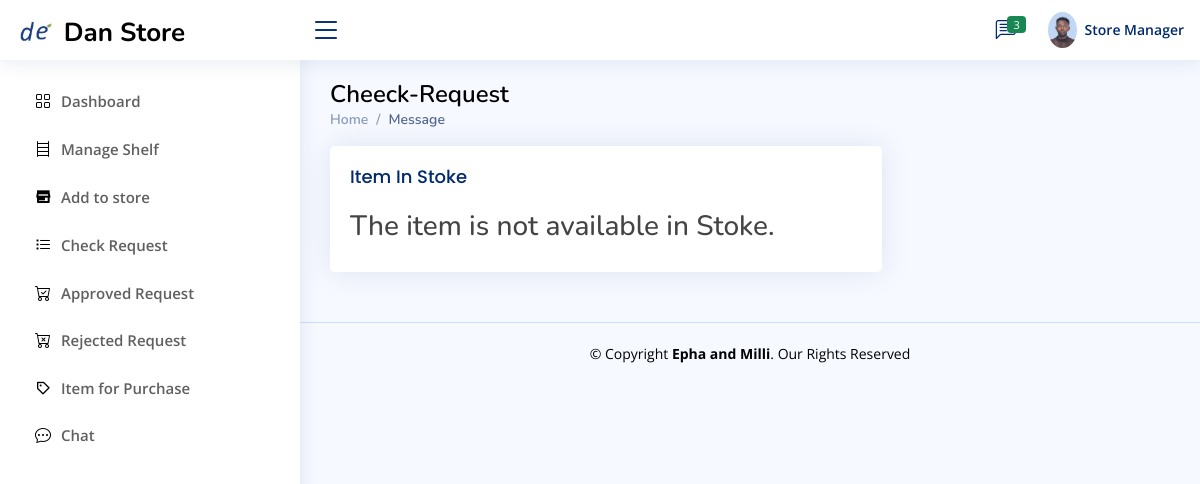
/Store_Manager/check-in-stok/computer (signed in), run on an earlier commit of the app's database.
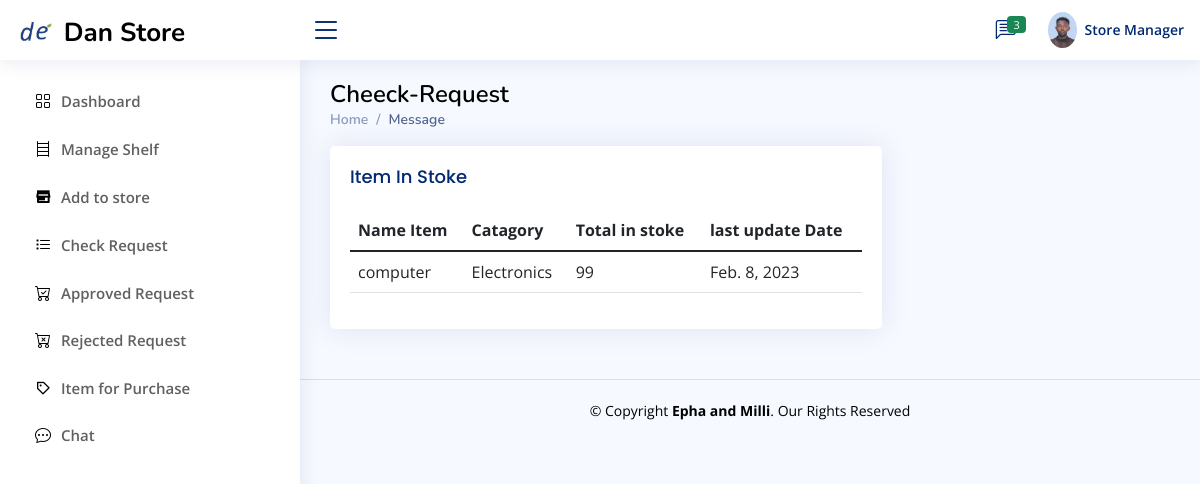
And on a later commit of the database.
### Store_manager/models.py (models this page shows)
class Item(models.Model):
    action_choice=(
        ('New_Add','New_Add'),
        ('Removed','Removed'),
    )
    Add_Reason=(
        ('Returned Material','Returned Material'),
        ('Gift','Gift'),
        ('Purchased','Purchased'),
        ('Other','Other'),
    )
    store=models.ForeignKey(allStore,null=True, on_delete=models.CASCADE)
    Catagory =models.ForeignKey(Catagory,null=True, on_delete=models.CASCADE)
    Order_Id =models.CharField(max_length=200,null=True,blank=True)
    item_name=models.CharField(max_length=200,null=True,blank=True)
    vender=models.CharField(max_length=200,null=True,blank=True)
    serial_No=models.CharField(max_length=200,null=True,blank=True)
    Reason=models.CharField(max_length=200,blank=True,null=True,choices=Add_Reason)
    Action=models.CharField(max_length=200,null=True,choices=action_choice)
    Approved=models.CharField(max_length=200,blank=True,null=True)
    created_date=models.DateField(auto_now_add=True,null=True)
    unit=models.CharField(max_length=200,null=True,blank=True)
    total_item_in_Stok = models.CharField(max_length=200, null=True, blank=True, default="0")
    add_by=models.CharField(max_length=200,null=True,blank=True)
    return_by=models.CharField(max_length=200,null=True,blank=True)
    last_update=models.DateField(auto_now_add=True,null=True)
    def __str__(self):
        return str(self.Catagory) + str('|') + str(self.id)

class Catagory(models.Model):
    Catagory_Name = models.CharField(max_length=200, null=True, blank=True)
    Type_of_Asset = models.CharField(max_length=200, null=True, blank=True)
    store=models.ForeignKey(allStore,null=True,blank=True,on_delete=models.CASCADE)
    def __str__(self):
        return str(self.Catagory_Name)

### Store_manager/views.py (the view)
# urls.py: path('check-in-stok/<str:Description>',views.check_in_stok,name="check-in-stok"),
def check_in_stok(request,Description):
    try:
        if request.user.groups.all()[0].name == 'Store_Manager':
            user_id=(request.user.id)
            user=User.objects.get(id=user_id)
            re_emp=employ.objects.get(user=user)
            req_item_inlower=Description.lower()
            req_item_inupper=Description.capitalize()
            try:
                order_item=Item.objects.filter(item_name=req_item_inlower)
            except ObjectDoesNotExist:
                try:
                    order_item=Item.objects.filter(item_name=req_item_inupper)
                except ObjectDoesNotExist:
                    order_item=None
            print(order_item)
            for item in order_item:
                print(item.item_name)
            context={
                'order_item':order_item,
                're_emp':re_emp,
            }
            return render(request,'Store_manager/cheeck_Request/check_in_soke.html',context)
        messages.error(request, 'Permission denied ')
        return redirect('log-out')
    except IndexError as e:
        messages.error(request, 'Login Before ')
        return redirect('log-out')

### Templates/Store_manager/cheeck_Request/check_in_soke.html
{% extends 'Store_manager/S_base.html'  %}
{% block store %}
<main id="main" class="main">
    <div class="pagetitle">
      <h1 style="color: black">Cheeck-Request</h1>
      <nav>
        <ol class="breadcrumb">
          <li class="breadcrumb-item"><a href="index.html">Home</a></li>
          <li class="breadcrumb-item active">Message</li>
        </ol>
      </nav>
    </div>
    <section class="section">
        <div class="row">
          <div class="col-lg-8">
            <div class="card">
                <div class="card-body">
                  <h5 class="card-title">Item In Stoke</h5>
                {% if order_item %}
                  <table class="table">
                    <thead>
                      <tr>
                        <th scope="col">Name Item</th>
                        <th scope="col">Catagory</th>
                        <th scope="col">Total in stoke</th>
                        <th scope="col">last update Date</th>
                      </tr>
                    </thead>
                    <tbody>
                     {% for item in order_item %}
                      <tr>
                        <td>{{item.item_name}}</td>
                        <td>{{item.Catagory}}</td>
                        <td>{{item.total_item_in_Stok}}</td>
                        <td>{{item.last_update}}</td>
                      </tr>
                      {% endfor %}
                    </tbody>
                  </table>
                {% else %}
                <h3>The item is not available in Stoke.</h3>
                {% endif %}
                </div>
              </div>
         </div>
    </section>
  </main>
{% endblock %}

What changed in the data, as far as the page shows it:
added Item: item_name "computer", Catagory "Electronics", total_item_in_Stok "99", last_update "Feb. 8, 2023"
Also different on the page:
text no longer shown: "The item is not available in Stoke."
text now shown: "Name Item Catagory Total in stoke last update Date"
